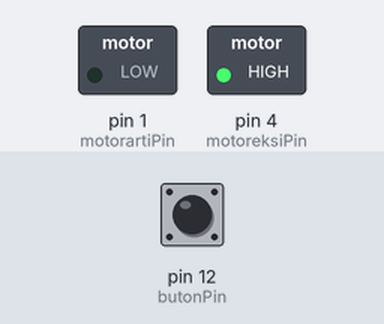
Simulated run of this sketch. Board: Arduino Uno, built with avr-gcc and run on an emulated ATmega328P. Shown: switched loads named in the sketch (green lamp = pin HIGH). The inputs (shaded band) are chosen by the test bench; at power-on: pin 12 (butonPin) LOW.

Above: at 1.2 s.
1.3 s: pin 12 (butonPin) pulled HIGH for 0.15 s
At 2.0 s:
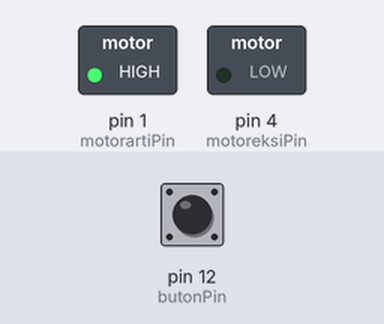
2.9 s: pin 12 (butonPin) pulled HIGH for 1 s
At 3.2 s:
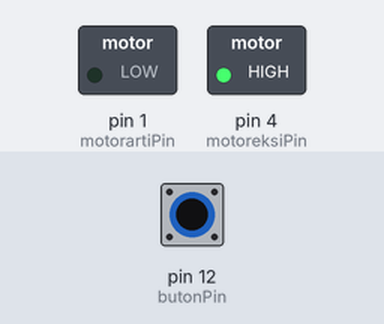
5.4 s: pin 12 (butonPin) pulled HIGH for 3.2 s
At 6.4 s:
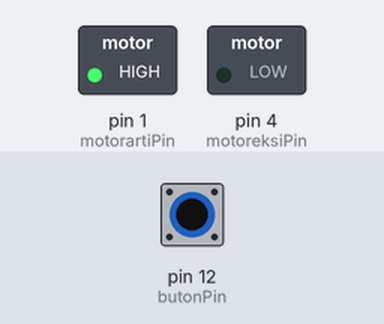
Timing chart, 0 to 8.4 s (numbered marks = the images above; inputs shaded):
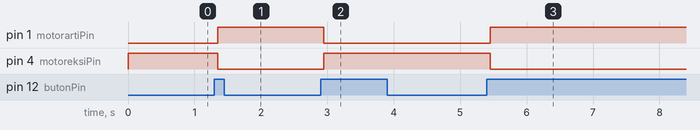

The sketch:

OneButtonMotorControl.ino
```cpp
// Author: projedefteri.com
// One Button Motor Control with Arduino in Proteus

// Sabit PIN Numaraları:
const int butonPin = 12;
const int motoreksiPin = 4;
const int motorartiPin = 1;

// Motorun artı ve eksi durumlarını tutan değişkenler:
int motorEksiDurum = HIGH;
int motorArtiDurum = LOW;
int butonDurum;
int sonbutonDurum = LOW;

unsigned long sonDebounceZamani = 0;
unsigned long debounceZamani = 50;

void setup() {
  pinMode(butonPin, INPUT);
  pinMode(motoreksiPin, OUTPUT);
  pinMode(motorartiPin, OUTPUT);
  // Motorların ilk durumları:
  digitalWrite(motoreksiPin, motorEksiDurum);
  digitalWrite(motorartiPin, motorArtiDurum);
}

void loop() {
  // Buton pin durmunu okuyup butonDurumuOkuma değişkenine yazdık:
  int butonDurumuOkuma = digitalRead(butonPin);

  // Butonun şu anki durumu ile önceki durumunu karşılatırıyoruz:
  if (butonDurumuOkuma != sonbutonDurum) {
      // Buton durumu değiştiyse, zamanlayıcıyı sıfırlıyoruz:
    sonDebounceZamani = millis();
  }
  // millis'den sonDebounceZamani çıkarıyoruz ve bu değeri debounceZamani zamanından büyükse:
  if ((millis() - sonDebounceZamani) > debounceZamani) {
    // Okunan buton durumu buton durumundan farklıysa:
    if (butonDurumuOkuma != butonDurum) {
      // butonDurum değişkenine butonun şu anki durumu yazıyoruz:
      butonDurum = butonDurumuOkuma;
      // Butona basıldıysa:
      if (butonDurum == HIGH) {
        // Motorun eksi ve artı kablolarını, motorun eksi ve artı durumunun tam tersini yaptık, motorEksiDurum
        // HIGH ise LOW, LOW ise HIGH yapıyoruz, aynı zamanda motorArtiDurum durum içinde aynısını yapıyoruz:
        motorEksiDurum = !motorEksiDurum;
        motorArtiDurum = !motorArtiDurum;
      }
    }
  }
  // Motorun artı ve eksi pinlerine ayarladığımız motor artı eksi durumlarını yazıyoruz:
  digitalWrite(motoreksiPin, motorEksiDurum);
  digitalWrite(motorartiPin, motorArtiDurum);
  // Son buton durum değişkenine botunun okunan durumunu yazıyoruz:
  sonbutonDurum = butonDurumuOkuma;
}
```

Measured:
- after the input at 1.3 s, pin 1 (motorartiPin): LOW → HIGH after 0.05 s; pin 4 (motoreksiPin): HIGH → LOW after 0.05 s
- after the input at 2.9 s, pin 1 (motorartiPin): HIGH → LOW after 0.05 s; pin 4 (motoreksiPin): LOW → HIGH after 0.05 s
- after the input at 5.4 s, pin 1 (motorartiPin): LOW → HIGH after 0.05 s; pin 4 (motoreksiPin): HIGH → LOW after 0.05 s
